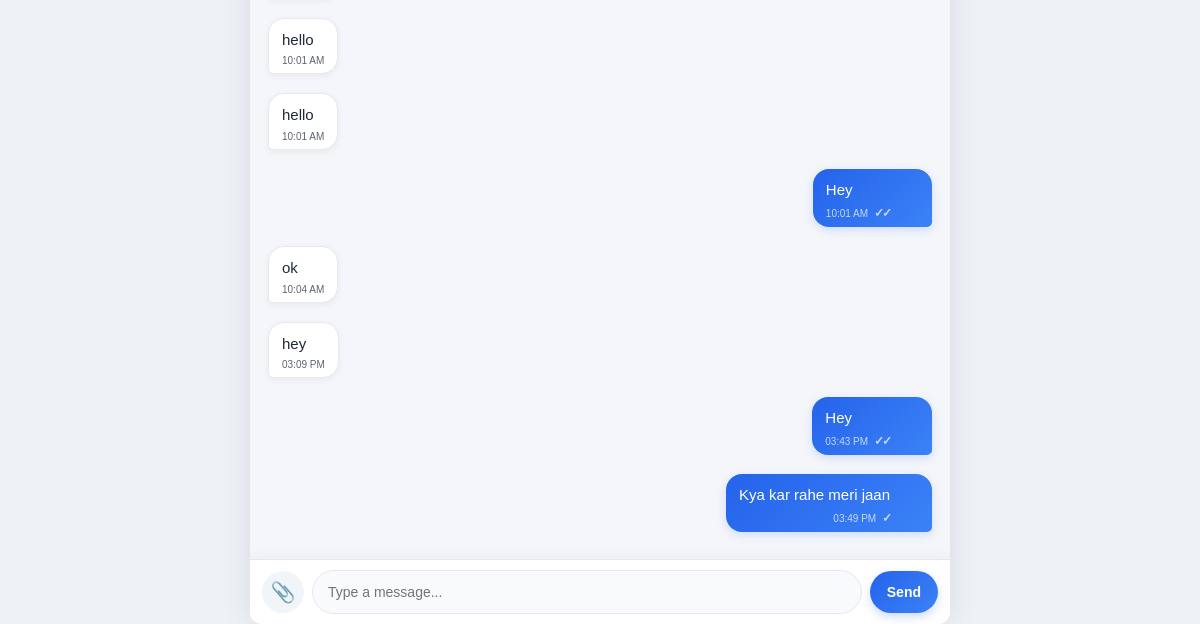
The page /chat/2 (signed in, lower part) on the database as committed earlier.
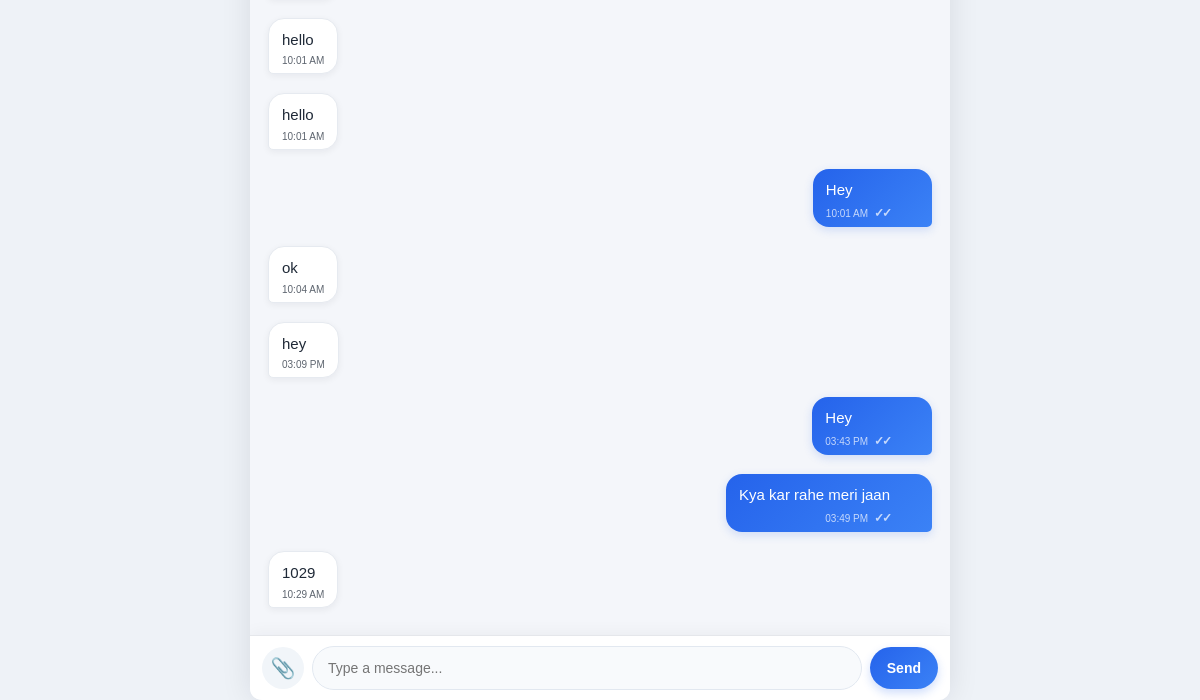
The same page on the database as committed later.
### app.py (models this page shows)
class Message(db.Model):
    id = db.Column(
        db.Integer,
        primary_key=True
    )
    conversation_id = db.Column(
        db.Integer,
        db.ForeignKey("conversation.id"),
        nullable=False
    )
    sender_id = db.Column(
        db.Integer,
        db.ForeignKey("user.id"),
        nullable=False
    )
    body = db.Column(
        db.Text,
        nullable=False,
        default=""
    )
    created_at = db.Column(
        db.DateTime,
        default=lambda:
            datetime.utcnow()
            + timedelta(
                hours=5,
                minutes=30
            )
    )
    is_read = db.Column(
        db.Boolean,
        default=False,
        nullable=False
    )
    message_type = db.Column(
        db.String(20),
        default="text",
        nullable=False
    )
    file_name = db.Column(
        db.String(255),
        nullable=True
    )
    file_path = db.Column(
        db.String(500),
        nullable=True
    )

### app.py (the view, shortened to what this page needs)
@app.route(
    "/chat/<int:user_id>",
    methods=["GET", "POST"]
)
def chat(user_id):
    if "user_id" not in session:
        return redirect(
            url_for("login")
        )
    current_user_id = session[
        "user_id"
    ]
    if current_user_id == user_id:
        return "You cannot chat with yourself!"
    other_user = User.query.get_or_404(
        user_id
    )
    conversation = Conversation.query.filter(
        (
            (Conversation.user1_id ==
                current_user_id)
            &
            (Conversation.user2_id ==
                user_id)
        )
        |
        (
            (Conversation.user1_id ==
                user_id)
            &
            (Conversation.user2_id ==
                current_user_id)
        )
    ).first()
    deleted_message_ids = [
        deleted.message_id
        for deleted in DeletedMessage.query.filter_by(
            user_id=current_user_id
        ).all()
    ]
    messages = Message.query.filter(
        Message.conversation_id == conversation.id,
        ~Message.id.in_(deleted_message_ids)
    ).order_by(
        Message.created_at.asc()
    ).all()
    current_user = User.query.get(
        current_user_id
    )
    return render_template(
        "chat.html",
        current_user=
            current_user,
        other_user=
            other_user,
        messages=
            messages,
        conversation=
            conversation
    )

### templates/chat.html (shortened to what this page needs)
<!DOCTYPE html>
<html lang="en">
<head>
<link rel="stylesheet"
      href="{{ url_for('static', filename='style.css') }}">
</head>
<body>
<div class="chat-container">
<div
    class="messages"
    id="messages"
>
{% for message in messages %}
<div
    class="message-wrapper
    {% if message.sender_id == current_user.id %}
        my-wrapper
    {% else %}
        other-wrapper
    {% endif %}"
>
{% if message.sender_id == current_user.id %}
<div
    class="message my-message"
    data-message-id="{{ message.id }}"
>
{% if message.message_type == "image" %}
    <div class="attachment-message">
        <img
            src="{{ url_for('uploaded_file', filename=message.file_path) }}"
            class="attachment-image"
            alt="{{ message.file_name }}"
        >
    </div>
{% else %}
    <p>
        {{ message.body }}
    </p>
{% endif %}
<small>
    {{ message.created_at.strftime('%I:%M %p') }}
    <span class="read-status">
        {% if message.is_read %}
            ✓✓
        {% else %}
            ✓
        {% endif %}
    </span>
</small>
</div>
{% else %}
<div
    class="message other-message"
    data-message-id="{{ message.id }}"
>
{% if message.message_type == "image" %}
    <div class="attachment-message">
        <img
            src="{{ url_for('uploaded_file', filename=message.file_path) }}"
            class="attachment-image"
            alt="{{ message.file_name }}"
        >
    </div>
{% else %}
    <p>
        {{ message.body }}
    </p>
{% endif %}
<small>
    {{ message.created_at.strftime('%I:%M %p') }}
</small>
</div>
{% endif %}
</div>
{% endfor %}
</div>
<form
    id="messageForm"
    class="message-form"
>
    <label
        for="fileInput"
        class="attachment-label"
        title="Attach file"
    >
        📎
    </label>
    <input
        type="text"
        id="messageInput"
        placeholder="Type a message..."
        autocomplete="off"
    >
    <button type="submit">
        Send
    </button>
</form>
</div>
</body>
</html>

Rows that differ between the two databases and show on the page:
changed Message "Kya kar rahe meri jaan": is_read "✓" → "✓✓"
added Message: body "1029", created_at "10:29 AM"
